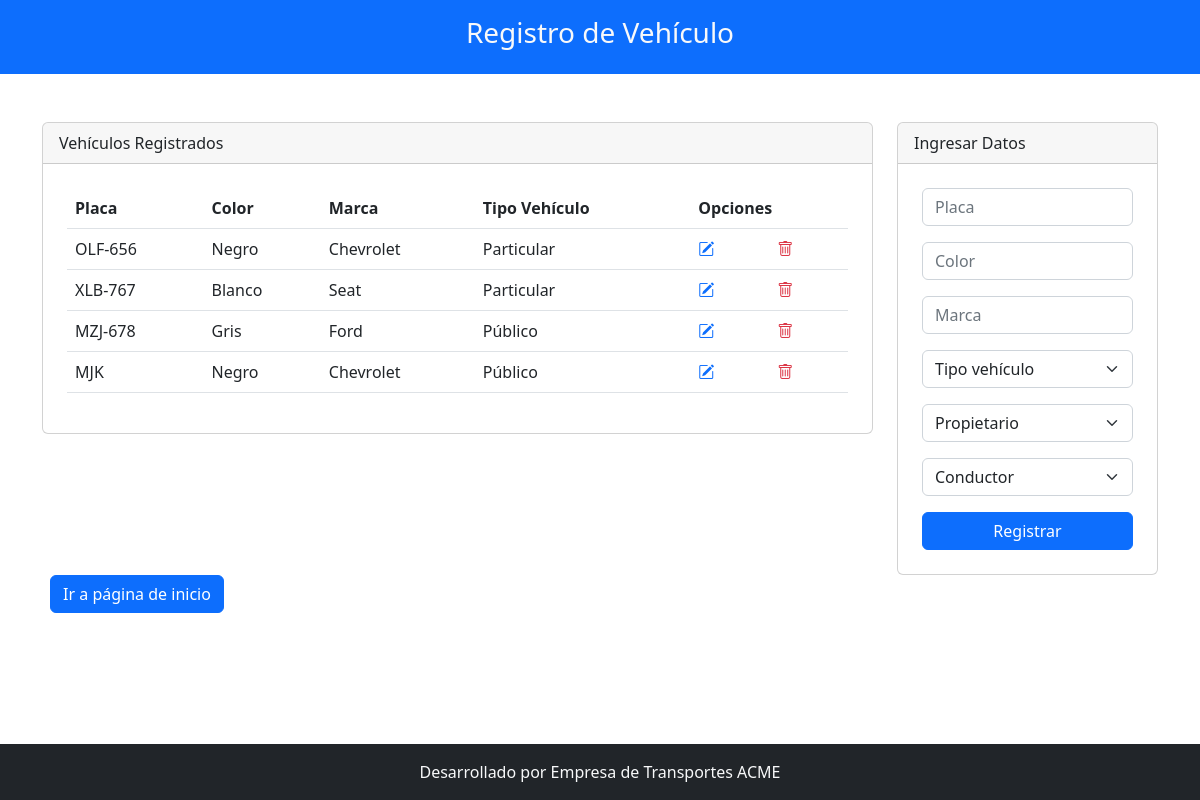
/view/vehiculo/index.php, run on the app's committed database.
### tables this page shows
CREATE TABLE `vehiculo` (
  `vehi_id` int(11) NOT NULL AUTO_INCREMENT,
  `placa` varchar(20) NOT NULL,
  `color` varchar(30) NOT NULL,
  `marca` varchar(30) NOT NULL,
  `tive_id` int(11) NOT NULL,
  `pers_id_propietario` int(11) NOT NULL,
  `pers_id_conductor` int(11) NOT NULL,
  PRIMARY KEY (`vehi_id`),
  UNIQUE KEY `placa_UNIQUE` (`placa`),
  KEY `fk_vehiculo_tipo_vehiculo_idx` (`tive_id`),
  KEY `fk_vehiculo_persona_propietario_idx` (`pers_id_propietario`),
  KEY `fk_vehiculo_prsona_conductor_idx` (`pers_id_conductor`),
  CONSTRAINT `fk_vehiculo_persona_propietario` FOREIGN KEY (`pers_id_propietario`) REFERENCES `persona` (`pers_id`) ON DELETE NO ACTION ON UPDATE NO ACTION,
  CONSTRAINT `fk_vehiculo_prsona_conductor` FOREIGN KEY (`pers_id_conductor`) REFERENCES `persona` (`pers_id`) ON DELETE NO ACTION ON UPDATE NO ACTION,
  CONSTRAINT `fk_vehiculo_tipo_vehiculo` FOREIGN KEY (`tive_id`) REFERENCES `tipo_vehiculo` (`tive_id`) ON DELETE NO ACTION ON UPDATE NO ACTION
);

CREATE TABLE `tipo_vehiculo` (
  `tive_id` int(11) NOT NULL AUTO_INCREMENT,
  `tive_descripcion` varchar(45) NOT NULL,
  PRIMARY KEY (`tive_id`)
);

### view/vehiculo/index.php (the view, shortened to what this page needs)
<?php
    include_once "../../model/conexion.php";
    $sentencia = $bd->query("SELECT vehi_id, placa,marca, color, tive.tive_descripcion
    FROM vehiculo as vehi
    inner join tipo_vehiculo as tive on (tive.tive_id = vehi.tive_id)");
    $lista_vehiculos = $sentencia->fetchAll(PDO::FETCH_OBJ);
?>
<!doctype html>
<html lang="es">
    <head>
    <link rel="stylesheet" href="https://cdn.jsdelivr.net/npm/bootstrap@5.2.0-beta1/dist/css/bootstrap.min.css">
    <link rel="stylesheet" href="https://cdn.jsdelivr.net/npm/bootstrap-icons@1.9.1/font/bootstrap-icons.css">
    </head>
    <body>
        <div class="container-fluid bg-primary text-light">
            <div class="row">
                <div class="col-md">
                    <header class="py-3">
                        <h3 class="text-center">Registro de Vehículo</h3>
                    </header>
                </div>
            </div>
        </div>
        <div class="container mt-5">
            <div class="row justify-content-center">
                <div class="col-md-9">
                    <div class="card">
                        <div class="card-header">
                            Vehículos Registrados
                        </div>
                        <div class="p-4">
                            <table class="table align-middle">
                                <thead>
                                    <tr>
                                        <th scope="col">Placa</th>
                                        <th scope="col">Color</th>
                                        <th scope="col">Marca</th>
                                        <th scope="col">Tipo Vehículo</th>
                                        <th scope="col" colspan="2">Opciones</th>
                                    </tr>
                                </thead>
                                <tbody>
                                    <?php
                                        foreach ($lista_vehiculos as $vehiculo) {
                                        ?>
                                        <tr>
                                            <td><?php echo $vehiculo->placa; ?></td>
                                            <td><?php echo $vehiculo->color; ?></td>
                                            <td><?php echo $vehiculo->marca; ?></td>
                                            <td><?php echo $vehiculo->tive_descripcion; ?></td>
                                            <td><a class="text-primary" href="editar.php?vehi_id=<?php echo $vehiculo->vehi_id; ?>"><i class="bi bi-pencil-square"></i></a></td>
                                            <td><a onclick="return confirm('Estas seguro de eliminar este vehículo?')" class="text-danger" href="../../model/vehiculo/eliminar.php?vehi_id=<?php echo $vehiculo->vehi_id; ?>"><i class="bi bi-trash"></i></a></td>
                                        </tr>
                                    <?php
                                    }
                                    ?>
                                </tbody>
                            </table>
                        </div>
                    </div>
                </div>
                <div class="col-md-3">
                    <div class="card">
                        <div class="card-header">
                            Ingresar Datos
                        </div>
                        <form action="../../model/vehiculo/registrar.php" class="p-4" method="POST">
                            <div class="mb-3">
                                <input type="text" class="form-control" name="txtPlaca" placeholder="Placa" autofocus required>
                            </div>
                            <div class="mb-3">
                                <input type="text" class="form-control" name="txtColor" placeholder="Color" autofocus required>
                            </div>
                            <div class="mb-3">
                                <input type="text" class="form-control" name="txtMarca" placeholder="Marca" autofocus required>
                            </div>
                            <div class="mb-3">
                            <select name="tipo_vehiculo" class="form-select" aria-label="tipo_vehiculo">
                            <option selected>Tipo vehículo</option>
                            </select>
                            </div>
                            <div class="mb-3">
                            <select name="propietario" class="form-select" aria-label="Propietario">
                            <option selected>Propietario</option>
                            </select>
                            </div>
                            <div class="mb-3">
                            <select name="conductor" class="form-select" aria-label="Conductor">
                            <option selected>Conductor</option>
                            </select>
                            </div>
                            <div class="d-grid">
                                <input type="submit" class="btn btn-primary" value="Registrar">
                            </div>
                        </form>
                    </div>
                </div>
            </div>
        </div>
        <div class="row">
            <div class="col-md-3 text-light text-center">
                <a href="../../index.html"><button class="btn btn-primary  me-2" type="button">Ir a página de inicio
            </div>
        </div>
        <footer class="container-fluid bg-dark fixed-bottom">
            <div class="row">
                <div class="col-md text-light text-center py-3">
                    Desarrollado por Empresa de Transportes ACME
                </div>
            </div>
        </footer>
    </body>
</html>

### data on the page
vehiculo: placa "OLF-656", color "Negro", marca "Chevrolet", tive.tive_descripcion "Particular"
vehiculo: placa "XLB-767", color "Blanco", marca "Seat", tive.tive_descripcion "Particular"
vehiculo: placa "MZJ-678", color "Gris", marca "Ford", tive.tive_descripcion "Público"
vehiculo: placa "MJK", color "Negro", marca "Chevrolet", tive.tive_descripcion "Público"
